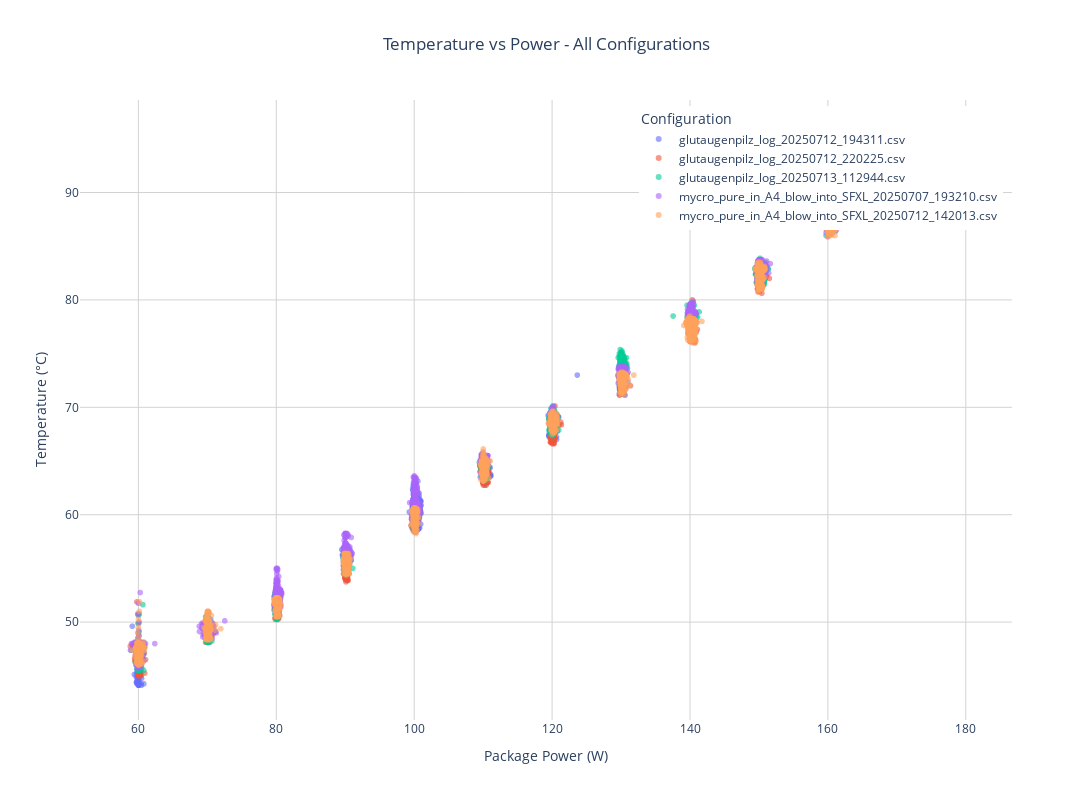

Write notebook code for a chart like this one.
### Code cell
# Create combined plot
combined_data = pd.concat([
    df.assign(configuration=name)
    for name, df in dataframes.items()
])

fig = px.scatter(
    combined_data,
    x='Ppkg',
    y='Tdie',
    color='configuration',
    title='Temperature vs Power - All Configurations',
    labels={
        'Ppkg': 'Package Power (W)',
        'Tdie': 'Temperature (°C)',
        'configuration': 'Configuration'
    }
)

fig.update_traces(
    marker=dict(size=6, opacity=0.6),
    selector=dict(mode='markers')
)

fig.update_layout(
    plot_bgcolor='white',
    width=1200,
    height=800,
    title_x=0.5,
    showlegend=True,
    legend=dict(
        yanchor="top",
        y=0.99,
        xanchor="right",
        x=0.99
    )
)

fig.update_xaxes(gridcolor='lightgray')
fig.update_yaxes(gridcolor='lightgray')
fig.show()

### Figure 1 — Plotly figure (JSON) as saved in the notebook; plotly's stock layout.template omitted (floating-point values rounded to 4 significant figures; data arrays with more than 128 entries replaced by an {"elided": "..."} marker saying what was removed)
{"data": [{"hovertemplate": "Configuration=glutaugenpilz_log_20250712_194311.csv<br>Package Power (W)=%{x}<br>Temperature (°C)=%{y}<extra></extra>", "legendgroup": "glutaugenpilz_log_20250712_194311.csv", "marker": {"color": "#636efa", "symbol": "circle", "opacity": 0.6, "size": 6}, "mode": "markers", "name": "glutaugenpilz_log_20250712_194311.csv", "showlegend": true, "x": {"elided": "6630 float values"}, "xaxis": "x", "y": {"elided": "6630 float values"}, "yaxis": "y", "type": "scattergl"}, {"hovertemplate": "Configuration=glutaugenpilz_log_20250712_220225.csv<br>Package Power (W)=%{x}<br>Temperature (°C)=%{y}<extra></extra>", "legendgroup": "glutaugenpilz_log_20250712_220225.csv", "marker": {"color": "#EF553B", "symbol": "circle", "opacity": 0.6, "size": 6}, "mode": "markers", "name": "glutaugenpilz_log_20250712_220225.csv", "showlegend": true, "x": {"elided": "6402 float values"}, "xaxis": "x", "y": {"elided": "6402 float values"}, "yaxis": "y", "type": "scattergl"}, {"hovertemplate": "Configuration=glutaugenpilz_log_20250713_112944.csv<br>Package Power (W)=%{x}<br>Temperature (°C)=%{y}<extra></extra>", "legendgroup": "glutaugenpilz_log_20250713_112944.csv", "marker": {"color": "#00cc96", "symbol": "circle", "opacity": 0.6, "size": 6}, "mode": "markers", "name": "glutaugenpilz_log_20250713_112944.csv", "showlegend": true, "x": {"elided": "8458 float values"}, "xaxis": "x", "y": {"elided": "8458 float values"}, "yaxis": "y", "type": "scattergl"}, {"hovertemplate": "Configuration=mycro_pure_in_A4_blow_into_SFXL_20250707_193210.csv<br>Package Power (W)=%{x}<br>Temperature (°C)=%{y}<extra></extra>", "legendgroup": "mycro_pure_in_A4_blow_into_SFXL_20250707_193210.csv", "marker": {"color": "#ab63fa", "symbol": "circle", "opacity": 0.6, "size": 6}, "mode": "markers", "name": "mycro_pure_in_A4_blow_into_SFXL_20250707_193210.csv", "showlegend": true, "x": {"elided": "10816 float values"}, "xaxis": "x", "y": {"elided": "10816 float values"}, "yaxis": "y", "type": "scattergl"}, {"hovertemplate": "Configuration=mycro_pure_in_A4_blow_into_SFXL_20250712_142013.csv<br>Package Power (W)=%{x}<br>Temperature (°C)=%{y}<extra></extra>", "legendgroup": "mycro_pure_in_A4_blow_into_SFXL_20250712_142013.csv", "marker": {"color": "#FFA15A", "symbol": "circle", "opacity": 0.6, "size": 6}, "mode": "markers", "name": "mycro_pure_in_A4_blow_into_SFXL_20250712_142013.csv", "showlegend": true, "x": {"elided": "8414 float values"}, "xaxis": "x", "y": {"elided": "8414 float values"}, "yaxis": "y", "type": "scattergl"}], "layout": {"xaxis": {"anchor": "y", "domain": [0.0, 1.0], "title": {"text": "Package Power (W)"}, "gridcolor": "lightgray"}, "yaxis": {"anchor": "x", "domain": [0.0, 1.0], "title": {"text": "Temperature (°C)"}, "gridcolor": "lightgray"}, "legend": {"title": {"text": "Configuration"}, "tracegroupgap": 0, "yanchor": "top", "y": 0.99, "xanchor": "right", "x": 0.99}, "title": {"text": "Temperature vs Power - All Configurations", "x": 0.5}, "plot_bgcolor": "white", "width": 1200, "height": 800, "showlegend": true}}
